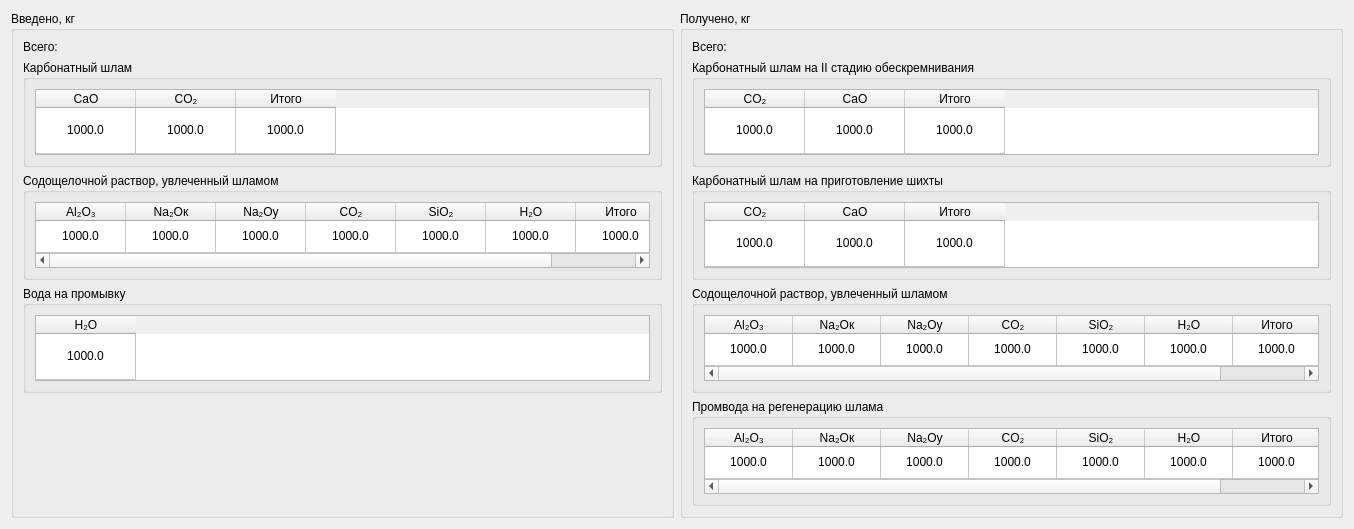
               <widget class="QWidget" name="scrollAreaWidgetContents_4">
                <property name="geometry">
                 <rect>
                  <x>0</x>
                  <y>0</y>
                  <width>1354</width>
                  <height>528</height>
                 </rect>
                </property>
                <layout class="QHBoxLayout" name="horizontalLayout_51">
                 <item>
                  <widget class="QGroupBox" name="groupBox_43">
                   <property name="title">
                    <string>Введено, кг</string>
                   </property>
                   <layout class="QVBoxLayout" name="verticalLayout_7">
                    <item>
                     <widget class="QLabel" name="label_6">
                      <property name="text">
                       <string>Всего:</string>
                      </property>
                     </widget>
                    </item>
                    <item>
                     <widget class="QGroupBox" name="groupBox_235">
                      <property name="maximumSize">
                       <size>
                        <width>16777215</width>
                        <height>107</height>
                       </size>
                      </property>
                      <property name="title">
                       <string>Карбонатный шлам</string>
                      </property>
                      <layout class="QHBoxLayout" name="horizontalLayout_252">
                       <item>
                        <widget class="QTableWidget" name="tableCarbonMud16">
                         <property name="maximumSize">
                          <size>
                           <width>16777215</width>
                           <height>71</height>
                          </size>
                         </property>
                         <attribute name="horizontalHeaderDefaultSectionSize">
                          <number>100</number>
                         </attribute>
                         <attribute name="verticalHeaderVisible">
                          <bool>false</bool>
                         </attribute>
                         <attribute name="verticalHeaderStretchLastSection">
                          <bool>true</bool>
                         </attribute>
                         <row>
                          <property name="text">
                           <string>1</string>
                          </property>
                         </row>
                         <column>
                          <property name="text">
                           <string>CaO</string>
                          </property>
                         </column>
                         <column>
                          <property name="text">
                           <string>CO₂</string>
                          </property>
                         </column>
                         <column>
                          <property name="text">
                           <string>Итого</string>
                          </property>
                         </column>
                         <item row="0" column="0">
                          <property name="text">
                           <string>1000.0</string>
                          </property>
                          <property name="textAlignment">
                           <set>AlignCenter</set>
                          </property>
                         </item>
                         <item row="0" column="1">
                          <property name="text">
                           <string>1000.0</string>
                          </property>
                          <property name="textAlignment">
                           <set>AlignCenter</set>
                          </property>
                         </item>
                         <item row="0" column="2">
                          <property name="text">
                           <string>1000.0</string>
                          </property>
                          <property name="textAlignment">
                           <set>AlignCenter</set>
                          </property>
                         </item>
                        </widget>
                       </item>
                      </layout>
                     </widget>
                    </item>
                    <item>
                     <widget class="QGroupBox" name="groupBox_237">
                      <property name="maximumSize">
                       <size>
                        <width>16777215</width>
                        <height>107</height>
                       </size>
                      </property>
                      <property name="title">
                       <string>Содощелочной раствор, увлеченный шламом</string>
                      </property>
                      <layout class="QHBoxLayout" name="horizontalLayout_254">
                       <item>
                        <widget class="QTableWidget" name="tableAlkalineSolution16">
                         <property name="maximumSize">
                          <size>
                           <width>16777215</width>
                           <height>71</height>
                          </size>
                         </property>
                         <attribute name="horizontalHeaderDefaultSectionSize">
                          <number>90</number>
                         </attribute>
                         <attribute name="horizontalHeaderStretchLastSection">
                          <bool>true</bool>
                         </attribute>
                         <attribute name="verticalHeaderVisible">
                          <bool>false</bool>
                         </attribute>
                         <attribute name="verticalHeaderStretchLastSection">
                          <bool>true</bool>
                         </attribute>
                         <row>
                          <property name="text">
                           <string>1</string>
                          </property>
                         </row>
                         <column>
                          <property name="text">
                           <string>Al₂O₃</string>
                          </property>
                         </column>
                         <column>
                          <property name="text">
                           <string>Na₂Oк</string>
                          </property>
                         </column>
                         <column>
                          <property name="text">
                           <string>Na₂Oу</string>
                          </property>
                         </column>
                         <column>
                          <property name="text">
                           <string>CO₂</string>
                          </property>
                         </column>
                         <column>
                          <property name="text">
                           <string>SiO₂</string>
                          </property>
                         </column>
                         <column>
                          <property name="text">
                           <string>H₂O</string>
                          </property>
                         </column>
                         <column>
                          <property name="text">
                           <string>Итого</string>
                          </property>
                         </column>
                         <item row="0" column="0">
                          <property name="text">
                           <string>1000.0</string>
                          </property>
                          <property name="textAlignment">
                           <set>AlignCenter</set>
                          </property>
                         </item>
                         <item row="0" column="1">
                          <property name="text">
                           <string>1000.0</string>
                          </property>
                          <property name="textAlignment">
                           <set>AlignCenter</set>
                          </property>
                         </item>
                         <item row="0" column="2">
                          <property name="text">
                           <string>1000.0</string>
                          </property>
                          <property name="textAlignment">
                           <set>AlignCenter</set>
                          </property>
                         </item>
                         <item row="0" column="3">
                          <property name="text">
                           <string>1000.0</string>
                          </property>
                          <property name="textAlignment">
                           <set>AlignCenter</set>
                          </property>
                         </item>
                         <item row="0" column="4">
                          <property name="text">
                           <string>1000.0</string>
                          </property>
                          <property name="textAlignment">
                           <set>AlignCenter</set>
                          </property>
                         </item>
                         <item row="0" column="5">
                          <property name="text">
                           <string>1000.0</string>
                          </property>
                          <property name="textAlignment">
                           <set>AlignCenter</set>
                          </property>
                         </item>
                         <item row="0" column="6">
                          <property name="text">
                           <string>1000.0</string>
                          </property>
                          <property name="textAlignment">
                           <set>AlignCenter</set>
                          </property>
                         </item>
                        </widget>
                       </item>
                      </layout>
                     </widget>
                    </item>
                    <item>
                     <widget class="QGroupBox" name="groupBox_236">
                      <property name="maximumSize">
                       <size>
                        <width>16777215</width>
                        <height>107</height>
                       </size>
                      </property>
                      <property name="title">
                       <string>Вода на промывку</string>
                      </property>
                      <layout class="QHBoxLayout" name="horizontalLayout_253">
                       <item>
                        <widget class="QTableWidget" name="tableWater16">
                         <property name="maximumSize">
                          <size>
                           <width>16777215</width>
                           <height>71</height>
                          </size>
                         </property>
                         <attribute name="horizontalHeaderDefaultSectionSize">
                          <number>100</number>
                         </attribute>
                         <attribute name="verticalHeaderVisible">
                          <bool>false</bool>
                         </attribute>
                         <attribute name="verticalHeaderStretchLastSection">
                          <bool>true</bool>
                         </attribute>
                         <row>
                          <property name="text">
                           <string>1</string>
                          </property>
                         </row>
                         <column>
                          <property name="text">
                           <string>H₂O</string>
                          </property>
                         </column>
                         <item row="0" column="0">
                          <property name="text">
                           <string>1000.0</string>
                          </property>
                          <property name="textAlignment">
                           <set>AlignCenter</set>
                          </property>
                         </item>
                        </widget>
                       </item>
                      </layout>
                     </widget>
                    </item>
                    <item>
                     <spacer name="verticalSpacer_7">
                      <property name="orientation">
                       <enum>Qt::Vertical</enum>
                      </property>
                      <property name="sizeHint" stdset="0">
                       <size>
                        <width>20</width>
                        <height>118</height>
                       </size>
                      </property>
                     </spacer>
                    </item>
                   </layout>
                  </widget>
                 </item>
                 <item>
                  <widget class="QGroupBox" name="groupBox_50">
                   <property name="title">
                    <string>Получено, кг</string>
                   </property>
                   <layout class="QVBoxLayout" name="verticalLayout_8">
                    <item>
                     <widget class="QLabel" name="label_7">
                      <property name="text">
                       <string>Всего:</string>
                      </property>
                     </widget>
                    </item>
                    <item>
                     <widget class="QGroupBox" name="groupBox_241">
                      <property name="maximumSize">
                       <size>
                        <width>16777215</width>
                        <height>107</height>
                       </size>
                      </property>
                      <property name="title">
                       <string>Карбонатный шлам на II стадию обескремнивания</string>
                      </property>
                      <layout class="QHBoxLayout" name="horizontalLayout_258">
                       <item>
                        <widget class="QTableWidget" name="tableCarbonMudStageTwo16">
                         <property name="maximumSize">
                          <size>
                           <width>16777215</width>
                           <height>71</height>
                          </size>
                         </property>
                         <attribute name="horizontalHeaderDefaultSectionSize">
                          <number>100</number>
                         </attribute>
                         <attribute name="verticalHeaderVisible">
                          <bool>false</bool>
                         </attribute>
                         <attribute name="verticalHeaderStretchLastSection">
                          <bool>true</bool>
                         </attribute>
                         <row>
                          <property name="text">
                           <string>1</string>
                          </property>
                         </row>
                         <column>
                          <property name="text">
                           <string>CO₂</string>
                          </property>
                         </column>
                         <column>
                          <property name="text">
                           <string>CaO</string>
                          </property>
                         </column>
                         <column>
                          <property name="text">
                           <string>Итого</string>
                          </property>
                         </column>
                         <item row="0" column="0">
                          <property name="text">
                           <string>1000.0</string>
                          </property>
                          <property name="textAlignment">
                           <set>AlignCenter</set>
                          </property>
                         </item>
                         <item row="0" column="1">
                          <property name="text">
                           <string>1000.0</string>
                          </property>
                          <property name="textAlignment">
                           <set>AlignCenter</set>
                          </property>
                         </item>
                         <item row="0" column="2">
                          <property name="text">
                           <string>1000.0</string>
                          </property>
                          <property name="textAlignment">
                           <set>AlignCenter</set>
                          </property>
                         </item>
                        </widget>
                       </item>
                      </layout>
                     </widget>
                    </item>
                    <item>
                     <widget class="QGroupBox" name="groupBox_243">
                      <property name="maximumSize">
                       <size>
                        <width>16777215</width>
                        <height>107</height>
                       </size>
                      </property>
                      <property name="title">
                       <string>Карбонатный шлам на приготовление шихты</string>
                      </property>
                      <layout class="QHBoxLayout" name="horizontalLayout_260">
                       <item>
                        <widget class="QTableWidget" name="tableCarbonMudCharge16">
                         <property name="maximumSize">
                          <size>
                           <width>16777215</width>
                           <height>71</height>
                          </size>
                         </property>
                         <attribute name="horizontalHeaderDefaultSectionSize">
                          <number>100</number>
                         </attribute>
                         <attribute name="verticalHeaderVisible">
                          <bool>false</bool>
                         </attribute>
                         <attribute name="verticalHeaderStretchLastSection">
                          <bool>true</bool>
                         </attribute>
                         <row>
                          <property name="text">
                           <string>1</string>
                          </property>
                         </row>
                         <column>
                          <property name="text">
                           <string>CO₂</string>
                          </property>
                         </column>
                         <column>
                          <property name="text">
                           <string>CaO</string>
                          </property>
                         </column>
                         <column>
                          <property name="text">
                           <string>Итого</string>
                          </property>
                         </column>
                         <item row="0" column="0">
                          <property name="text">
                           <string>1000.0</string>
                          </property>
                          <property name="textAlignment">
                           <set>AlignCenter</set>
                          </property>
                         </item>
                         <item row="0" column="1">
                          <property name="text">
                           <string>1000.0</string>
                          </property>
                          <property name="textAlignment">
                           <set>AlignCenter</set>
                          </property>
                         </item>
                         <item row="0" column="2">
                          <property name="text">
                           <string>1000.0</string>
                          </property>
                          <property name="textAlignment">
                           <set>AlignCenter</set>
                          </property>
                         </item>
                        </widget>
                       </item>
                      </layout>
                     </widget>
                    </item>
                    <item>
                     <widget class="QGroupBox" name="groupBox_242">
                      <property name="maximumSize">
                       <size>
                        <width>16777215</width>
                        <height>107</height>
                       </size>
                      </property>
                      <property name="title">
                       <string>Содощелочной раствор, увлеченный шламом</string>
                      </property>
                      <layout class="QHBoxLayout" name="horizontalLayout_259">
                       <item>
                        <widget class="QTableWidget" name="tableAlkalineSolutionFromMud16">
                         <property name="maximumSize">
                          <size>
                           <width>16777215</width>
                           <height>71</height>
                          </size>
                         </property>
                         <attribute name="horizontalHeaderDefaultSectionSize">
                          <number>88</number>
                         </attribute>
                         <attribute name="horizontalHeaderStretchLastSection">
                          <bool>true</bool>
                         </attribute>
                         <attribute name="verticalHeaderVisible">
                          <bool>false</bool>
                         </attribute>
                         <attribute name="verticalHeaderStretchLastSection">
                          <bool>true</bool>
                         </attribute>
                         <row>
                          <property name="text">
                           <string>1</string>
                          </property>
                         </row>
                         <column>
                          <property name="text">
                           <string>Al₂O₃</string>
                          </property>
                         </column>
                         <column>
                          <property name="text">
                           <string>Na₂Oк</string>
                          </property>
                         </column>
                         <column>
                          <property name="text">
                           <string>Na₂Oу</string>
                          </property>
                         </column>
                         <column>
                          <property name="text">
                           <string>CO₂</string>
                          </property>
                         </column>
                         <column>
                          <property name="text">
                           <string>SiO₂</string>
                          </property>
                         </column>
                         <column>
                          <property name="text">
                           <string>H₂O</string>
                          </property>
                         </column>
                         <column>
                          <property name="text">
                           <string>Итого</string>
                          </property>
                         </column>
                         <item row="0" column="0">
                          <property name="text">
                           <string>1000.0</string>
                          </property>
                          <property name="textAlignment">
                           <set>AlignCenter</set>
                          </property>
                         </item>
                         <item row="0" column="1">
                          <property name="text">
                           <string>1000.0</string>
                          </property>
                          <property name="textAlignment">
                           <set>AlignCenter</set>
                          </property>
                         </item>
                         <item row="0" column="2">
                          <property name="text">
                           <string>1000.0</string>
                          </property>
                          <property name="textAlignment">
                           <set>AlignCenter</set>
                          </property>
                         </item>
                         <item row="0" column="3">
                          <property name="text">
                           <string>1000.0</string>
                          </property>
                          <property name="textAlignment">
                           <set>AlignCenter</set>
                          </property>
                         </item>
                         <item row="0" column="4">
                          <property name="text">
                           <string>1000.0</string>
                          </property>
                          <property name="textAlignment">
                           <set>AlignCenter</set>
                          </property>
                         </item>
                         <item row="0" column="5">
                          <property name="text">
                           <string>1000.0</string>
                          </property>
                          <property name="textAlignment">
                           <set>AlignCenter</set>
                          </property>
                         </item>
                         <item row="0" column="6">
                          <property name="text">
                           <string>1000.0</string>
                          </property>
                          <property name="textAlignment">
                           <set>AlignCenter</set>
                          </property>
                         </item>
                        </widget>
                       </item>
                      </layout>
                     </widget>
                    </item>
                    <item>
                     <widget class="QGroupBox" name="groupBox_238">
                      <property name="maximumSize">
                       <size>
                        <width>16777215</width>
                        <height>107</height>
                       </size>
                      </property>
                      <property name="title">
                       <string>Промвода на регенерацию шлама</string>
                      </property>
                      <layout class="QHBoxLayout" name="horizontalLayout_255">
                       <item>
                        <widget class="QTableWidget" name="tablePromwater16">
                         <property name="maximumSize">
                          <size>
                           <width>16777215</width>
                           <height>71</height>
                          </size>
                         </property>
                         <attribute name="horizontalHeaderDefaultSectionSize">
                          <number>88</number>
                         </attribute>
                         <attribute name="horizontalHeaderStretchLastSection">
                          <bool>true</bool>
                         </attribute>
                         <attribute name="verticalHeaderVisible">
                          <bool>false</bool>
                         </attribute>
                         <attribute name="verticalHeaderStretchLastSection">
                          <bool>true</bool>
                         </attribute>
                         <row>
                          <property name="text">
                           <string>1</string>
                          </property>
                         </row>
                         <column>
                          <property name="text">
                           <string>Al₂O₃</string>
                          </property>
                         </column>
                         <column>
                          <property name="text">
                           <string>Na₂Oк</string>
                          </property>
                         </column>
                         <column>
                          <property name="text">
                           <string>Na₂Oу</string>
                          </property>
                         </column>
                         <column>
                          <property name="text">
                           <string>CO₂</string>
                          </property>
                         </column>
                         <column>
                          <property name="text">
                           <string>SiO₂</string>
                          </property>
                         </column>
                         <column>
                          <property name="text">
                           <string>H₂O</string>
                          </property>
                         </column>
                         <column>
                          <property name="text">
                           <string>Итого</string>
                          </property>
                         </column>
                         <item row="0" column="0">
                          <property name="text">
                           <string>1000.0</string>
                          </property>
                          <property name="textAlignment">
                           <set>AlignCenter</set>
                          </property>
                         </item>
                         <item row="0" column="1">
                          <property name="text">
                           <string>1000.0</string>
                          </property>
                          <property name="textAlignment">
                           <set>AlignCenter</set>
                          </property>
                         </item>
                         <item row="0" column="2">
                          <property name="text">
                           <string>1000.0</string>
                          </property>
                          <property name="textAlignment">
                           <set>AlignCenter</set>
                          </property>
                         </item>
                         <item row="0" column="3">
                          <property name="text">
                           <string>1000.0</string>
                          </property>
                          <property name="textAlignment">
                           <set>AlignCenter</set>
                          </property>
                         </item>
                         <item row="0" column="4">
                          <property name="text">
                           <string>1000.0</string>
                          </property>
                          <property name="textAlignment">
                           <set>AlignCenter</set>
                          </property>
                         </item>
                         <item row="0" column="5">
                          <property name="text">
                           <string>1000.0</string>
                          </property>
                          <property name="textAlignment">
                           <set>AlignCenter</set>
                          </property>
                         </item>
                         <item row="0" column="6">
                          <property name="text">
                           <string>1000.0</string>
                          </property>
                          <property name="textAlignment">
                           <set>AlignCenter</set>
                          </property>
                         </item>
                        </widget>
                       </item>
                      </layout>
                     </widget>
                    </item>
                    <item>
                     <spacer name="verticalSpacer_8">
                      <property name="orientation">
                       <enum>Qt::Vertical</enum>
                      </property>
                      <property name="sizeHint" stdset="0">
                       <size>
                        <width>20</width>
                        <height>5</height>
                       </size>
                      </property>
                     </spacer>
                    </item>
                   </layout>
                  </widget>
                 </item>
                </layout>
               </widget>
